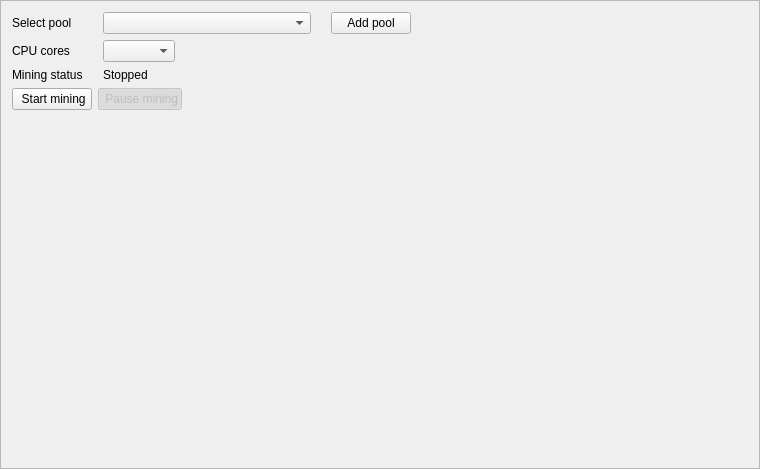
<?xml version="1.0" encoding="UTF-8"?>
<ui version="4.0">
 <class>MiningFrame</class>
 <widget class="QFrame" name="MiningFrame">
  <property name="geometry">
   <rect>
    <x>0</x>
    <y>0</y>
    <width>760</width>
    <height>469</height>
   </rect>
  </property>
  <property name="windowTitle">
   <string>Frame</string>
  </property>
  <property name="frameShape">
   <enum>QFrame::StyledPanel</enum>
  </property>
  <property name="frameShadow">
   <enum>QFrame::Raised</enum>
  </property>
  <layout class="QVBoxLayout" name="verticalLayout">
   <item>
    <layout class="QGridLayout" name="gridLayout" columnstretch="0,1,2">
     <property name="horizontalSpacing">
      <number>20</number>
     </property>
     <item row="2" column="0">
      <widget class="QLabel" name="label_3">
       <property name="text">
        <string>Mining status</string>
       </property>
      </widget>
     </item>
     <item row="0" column="1">
      <widget class="QComboBox" name="m_poolCombo">
       <property name="editable">
        <bool>false</bool>
       </property>
      </widget>
     </item>
     <item row="1" column="0">
      <widget class="QLabel" name="label_2">
       <property name="text">
        <string>CPU cores</string>
       </property>
      </widget>
     </item>
     <item row="0" column="0">
      <widget class="QLabel" name="label">
       <property name="text">
        <string>Select pool</string>
       </property>
      </widget>
     </item>
     <item row="1" column="1" alignment="Qt::AlignLeft">
      <widget class="QComboBox" name="m_cpuCombo"/>
     </item>
     <item row="2" column="1">
      <widget class="QLabel" name="m_stateLabel">
       <property name="text">
        <string>Stopped</string>
       </property>
      </widget>
     </item>
     <item row="0" column="2" alignment="Qt::AlignLeft">
      <widget class="QPushButton" name="m_addPoolButton">
     <property name="cursor">
      <cursorShape>PointingHandCursor</cursorShape>
     </property> 
       <property name="text">
        <string>Add pool</string>
       </property>
      </widget>
     </item>
    </layout>
   </item>
   <item>
    <layout class="QHBoxLayout" name="horizontalLayout">
     <item>
      <widget class="QPushButton" name="m_startButton">
     <property name="cursor">
      <cursorShape>PointingHandCursor</cursorShape>
     </property> 
       <property name="text">
        <string> Start mining</string>
       </property>
       <property name="icon">
        <iconset resource="../../resources.qrc">
         <normaloff>:/icons/play</normaloff>:/icons/play</iconset>
       </property>       
       <property name="checkable">
        <bool>true</bool>
       </property>
       <attribute name="buttonGroup">
        <string notr="true">m_miningButtonGroup</string>
       </attribute>
      </widget>
     </item>
     <item>
      <widget class="QPushButton" name="m_stopButton">
     <property name="cursor">
      <cursorShape>PointingHandCursor</cursorShape>
     </property> 
       <property name="enabled">
        <bool>false</bool>
       </property>
       <property name="text">
        <string> Pause mining</string>
       </property>
       <property name="icon">
        <iconset resource="../../resources.qrc">
         <normaloff>:/icons/pause</normaloff>:/icons/pause</iconset>
       </property>       
       <property name="checkable">
        <bool>true</bool>
       </property>
       <property name="checked">
        <bool>true</bool>
       </property>
       <attribute name="buttonGroup">
        <string notr="true">m_miningButtonGroup</string>
       </attribute>
      </widget>
     </item>
     <item>
      <spacer name="horizontalSpacer">
       <property name="orientation">
        <enum>Qt::Horizontal</enum>
       </property>
       <property name="sizeHint" stdset="0">
        <size>
         <width>40</width>
         <height>20</height>
        </size>
       </property>
      </spacer>
     </item>
    </layout>
   </item>
   <item>
    <spacer name="verticalSpacer">
     <property name="orientation">
      <enum>Qt::Vertical</enum>
     </property>
     <property name="sizeHint" stdset="0">
      <size>
       <width>20</width>
       <height>40</height>
      </size>
     </property>
    </spacer>
   </item>
  </layout>
 </widget>
 <resources/>
 <connections>
  <connection>
   <sender>m_startButton</sender>
   <signal>toggled(bool)</signal>
   <receiver>m_startButton</receiver>
   <slot>setDisabled(bool)</slot>
   <hints>
    <hint type="sourcelabel">
     <x>71</x>
     <y>117</y>
    </hint>
    <hint type="destinationlabel">
     <x>71</x>
     <y>117</y>
    </hint>
   </hints>
  </connection>
  <connection>
   <sender>m_stopButton</sender>
   <signal>toggled(bool)</signal>
   <receiver>m_stopButton</receiver>
   <slot>setDisabled(bool)</slot>
   <hints>
    <hint type="sourcelabel">
     <x>194</x>
     <y>117</y>
    </hint>
    <hint type="destinationlabel">
     <x>194</x>
     <y>117</y>
    </hint>
   </hints>
  </connection>
  <connection>
   <sender>m_miningButtonGroup</sender>
   <signal>buttonClicked(QAbstractButton*)</signal>
   <receiver>MiningFrame</receiver>
   <slot>startStopClicked(QAbstractButton*)</slot>
   <hints>
    <hint type="sourcelabel">
     <x>-1</x>
     <y>-1</y>
    </hint>
    <hint type="destinationlabel">
     <x>379</x>
     <y>234</y>
    </hint>
   </hints>
  </connection>
  <connection>
   <sender>m_addPoolButton</sender>
   <signal>clicked()</signal>
   <receiver>MiningFrame</receiver>
   <slot>addPoolClicked()</slot>
   <hints>
    <hint type="sourcelabel">
     <x>380</x>
     <y>29</y>
    </hint>
    <hint type="destinationlabel">
     <x>379</x>
     <y>234</y>
    </hint>
   </hints>
  </connection>
 </connections>
 <slots>
  <slot>startStopClicked(QAbstractButton*)</slot>
  <slot>addPoolClicked()</slot>
 </slots>
 <buttongroups>
  <buttongroup name="m_miningButtonGroup"/>
 </buttongroups>
</ui>
